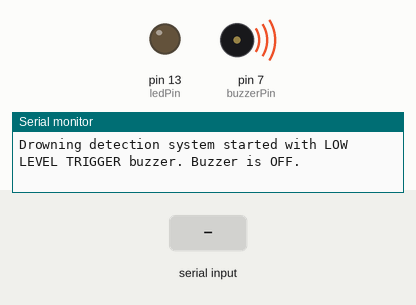
Simulated run of this sketch. Board: Arduino Uno, built with avr-gcc and run on an emulated ATmega328P. Parts: output pins drawn as LEDs (lit = HIGH), buzzer (waves = sounding, pin HIGH), the last lines printed to the serial monitor. Dashed ring = blinking. Inputs (shaded band) come from the test bench.

Above: at 1.8 s.
1.9 s: "DROWNING_ALERT\n" received over Serial
At 2.01 s:
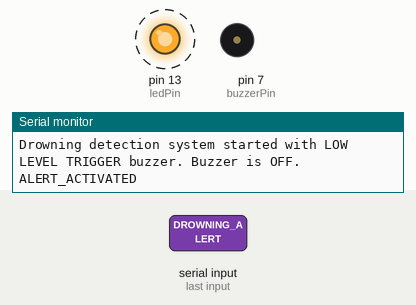
4.9 s: "STOP_ALERT\n" received over Serial
At 4.9 s:
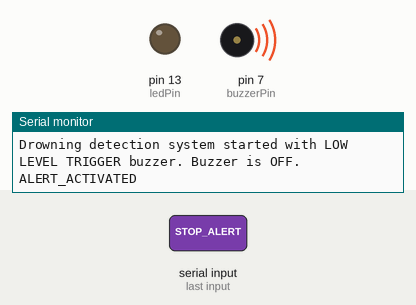
Timing chart, 0 to 7.9 s (numbered marks = the images above; inputs shaded):
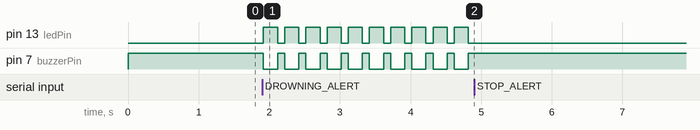

The sketch:

drowning_detection_arduino.ino
```cpp
// Arduino code for drowning detection alert system with 3-pin buzzer module
// Compatible with Arduino UNO R3

// ====== CONNECTION GUIDE ======
// Buzzer Module Connections:
// VCC pin  --> Connect to 5V on Arduino
// I/O pin  --> Connect to Digital Pin 7 on Arduino
// GND pin  --> Connect to GND on Arduino
// ==============================

const int buzzerPin = 7;  // Connect buzzer I/O pin to digital pin 9
const int ledPin = 13;    // Built-in LED for visual indication

boolean drowningDetected = false;
String inputString = "";
boolean stringComplete = false;

// Define logic levels for the buzzer
// For LOW LEVEL TRIGGER buzzer (buzzer sounds when I/O pin is LOW)
const int BUZZER_ON = LOW;   // LOW activates the buzzer (makes sound)
const int BUZZER_OFF = HIGH; // HIGH deactivates the buzzer (silent)

void setup() {
  // Initialize serial communication
  Serial.begin(9600);

  // Initialize buzzer I/O pin and LED pin as outputs
  pinMode(buzzerPin, OUTPUT);
  pinMode(ledPin, OUTPUT);

  // IMPORTANT: Make sure buzzer is OFF at startup
  digitalWrite(buzzerPin, BUZZER_OFF);  // Set HIGH to keep buzzer OFF
  digitalWrite(ledPin, LOW);

  // Double-check buzzer is off by setting it again after a short delay
  delay(100);
  digitalWrite(buzzerPin, BUZZER_OFF);  // Confirm buzzer is OFF

  // Send a confirmation message
  Serial.println("Drowning detection system started with LOW LEVEL TRIGGER buzzer. Buzzer is OFF.");

  // Reserved for string input
  inputString.reserve(200);

  // Double confirmation that buzzer is OFF
  delay(500);
  digitalWrite(buzzerPin, BUZZER_OFF);  // Final confirmation buzzer is OFF
}

void loop() {
  // Process incoming commands when a complete string is received
  if (stringComplete) {
    if (inputString.indexOf("DROWNING_ALERT") >= 0) {
      // Drowning alert received - activate alarm
      drowningDetected = true;
      digitalWrite(buzzerPin, BUZZER_OFF);  // Reset buzzer state before pattern starts
      Serial.println("ALERT_ACTIVATED");
    }
    else if (inputString.indexOf("STOP_ALERT") >= 0) {
      // Stop alert command received
      drowningDetected = false;
      digitalWrite(buzzerPin, BUZZER_OFF);  // Ensure buzzer is OFF
      digitalWrite(ledPin, LOW);            // Ensure LED is OFF
      Serial.println("ALERT_STOPPED");
    }

    // Clear the string for new input
    inputString = "";
    stringComplete = false;
  }

  // Activate buzzer and LED when drowning is detected
  if (drowningDetected) {
    // Pattern: Rapid beeping for urgency
    digitalWrite(buzzerPin, BUZZER_ON);  // Turn ON buzzer (LOW for active-low buzzer)
    digitalWrite(ledPin, HIGH);          // Turn ON LED
    delay(200);
    digitalWrite(buzzerPin, BUZZER_OFF); // Turn OFF buzzer (HIGH for active-low buzzer)
    digitalWrite(ledPin, LOW);           // Turn OFF LED
    delay(100);
  } else {
    // No drowning detected, ensure buzzer and LED are off
    digitalWrite(buzzerPin, BUZZER_OFF); // Ensure buzzer is OFF (HIGH for active-low buzzer)
    digitalWrite(ledPin, LOW);           // Ensure LED is OFF
    delay(50);                           // Short delay to prevent CPU hogging
  }
}

// SerialEvent occurs whenever new data comes in the serial port
void serialEvent() {
  while (Serial.available()) {
    char inChar = (char)Serial.read();

    // Add character to input string
    inputString += inChar;

    // If the incoming character is a newline, set a flag so the main loop can
    // do something about it
    if (inChar == '\n') {
      stringComplete = true;
    }
  }
}
```

Measured:
- after the input at 1.9 s, pin 13 (ledPin): alternates HIGH for 0.20 s and LOW for 0.10 s, starting at once; pin 7 (buzzerPin): alternates HIGH for 0.10 s and LOW for 0.20 s, starting at once
- after the input at 4.9 s, pin 13 (ledPin): stops changing and stays LOW; pin 7 (buzzerPin): stops changing and stays HIGH
